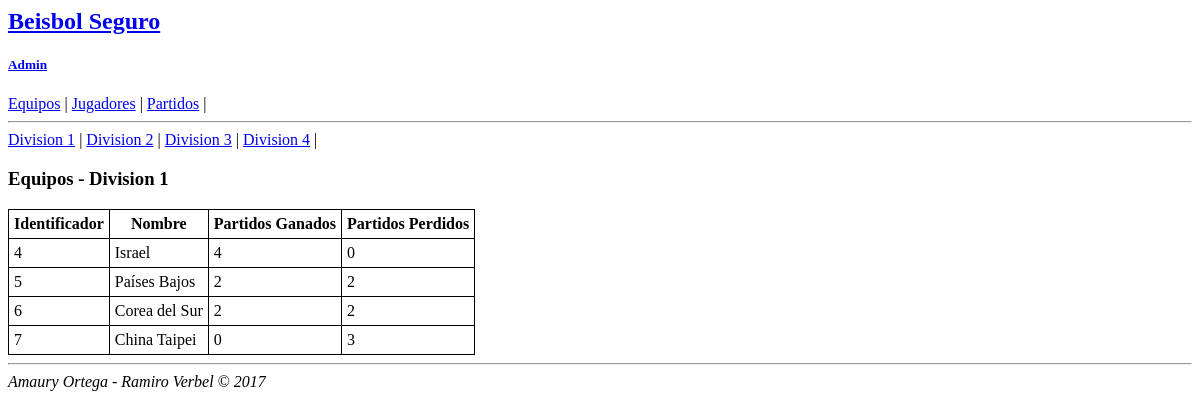
/index.php/equipos/1, run on an earlier commit of the app's database.
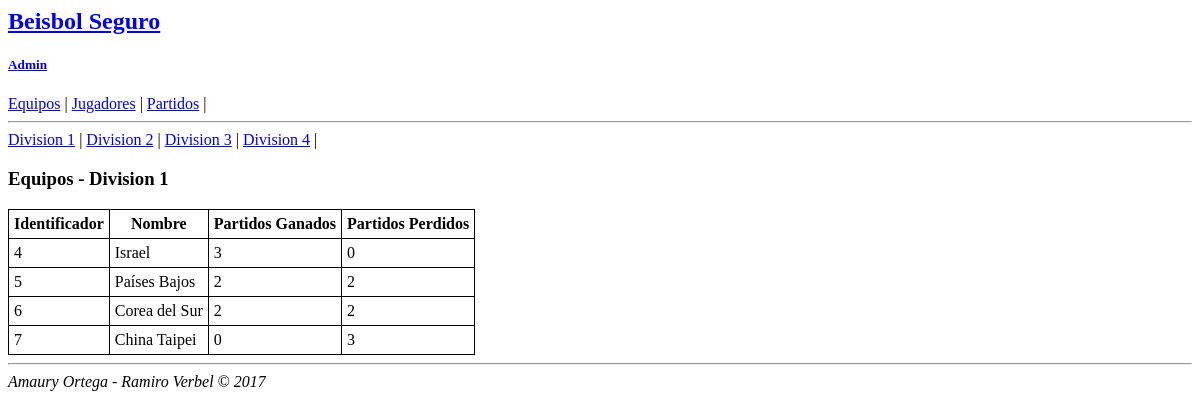
And on a later commit of the database.
### tables this page shows
CREATE TABLE `equipos` (
  `Identificador` int(11) NOT NULL,
  `Nombre` text NOT NULL,
  `Division` int(11) NOT NULL,
  `N_Partidos_Jugados` int(11) NOT NULL,
  `N_Partidos_Ganados` int(11) NOT NULL,
  `N_Partidos_Perdidos` int(11) NOT NULL
);

### application/controllers/CEquipos.php (called while the page is built, shortened)
<?php
class CEquipos extends CI_Controller {
    public function __construct(){
        $this->load->model('MEquipos');
    }
    public function division($num = 1){
        $this->load->view('plantillas/header');
        $data['division'] = $num;
        $data['equipos'] = $this->MEquipos->get_equipos($num);
        $this->load->view('equipos/division', $data);
        $this->load->view('plantillas/footer');
    }
}

### index.php (called while the page is built, shortened)
<?php
require_once BASEPATH.'core/CodeIgniter.php';

### application/models/MEquipos.php (called while the page is built, shortened)
<?php
class MEquipos extends CI_Model {
    public function get_equipos($division = FALSE){
        $this->db->order_by('N_Partidos_Ganados', 'DESC');
        $this->db->where('Division', $division);
        $query = $this->db->get('equipos');
        return $query->result_array();
    }
}

### application/views/equipos/division.php (the view, shortened to what this page needs)
<nav>
    <a href="<?php echo site_url('equipos/1');?>">Division 1</a> |
    <a href="<?php echo site_url('equipos/2');?>">Division 2</a> |
    <a href="<?php echo site_url('equipos/3');?>">Division 3</a> |
    <a href="<?php echo site_url('equipos/4');?>">Division 4</a> |
</nav>
<h3>Equipos - Division <?php echo $division;?></h3>
<table>
    <tr>
        <th>Identificador</th>
        <th>Nombre</th>
        <th>Partidos Ganados</th>
        <th>Partidos Perdidos</th>
    </tr>
<?php foreach ($equipos as $equipo): ?>
    <tr>
        <?php
        echo '<td>'.$equipo['Identificador'].'</td>';
        echo '<td>'.$equipo['Nombre'].'</td>';
        echo '<td>'.$equipo['N_Partidos_Ganados'].'</td>';
        echo '<td>'.$equipo['N_Partidos_Perdidos'].'</td>';
        ?>
    </tr>
<?php endforeach; ?>
</table>

### application/views/plantillas/header.php (shortened to what this page needs)
<html>
    <head>
    </head>
    <body>
        <h2><a href="<?php echo site_url();?>">Beisbol Seguro</a></h2>
        <h5><a href="<?php echo site_url('admin');?>">Admin</a></h5>
        <nav>
            <a href="<?php echo site_url('equipos');?>">Equipos</a> |
            <a href="<?php echo site_url('jugadores');?>">Jugadores</a> |
            <a href="<?php echo site_url('partidos');?>">Partidos</a> |
        </nav>
        <hr>

### application/views/plantillas/footer.php
        <hr>
        <em>Amaury Ortega - Ramiro Verbel &copy; 2017</em>
    </body>
</html>

### application/views/equipos/division.php (style rules this page uses)
table { width: auto; }
table, th, td { border: 1px solid black; border-collapse: collapse; }
th, td { padding: 5px; }

What changed in the data, as far as the page shows it:
changed equipos "Israel": N_Partidos_Ganados "4" → "3"
